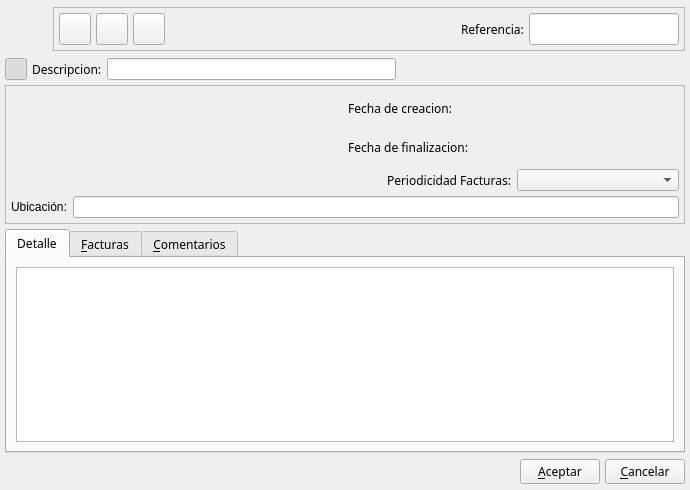
<ui version="4.0" >
 <author>Tomeu Borras</author>
 <class>ContratoBase</class>
 <widget class="QWidget" name="ContratoBase" >
  <property name="geometry" >
   <rect>
    <x>0</x>
    <y>0</y>
    <width>690</width>
    <height>490</height>
   </rect>
  </property>
  <property name="windowTitle" >
   <string>Nuevo Contrato</string>
  </property>
  <property name="windowIcon" >
   <iconset resource="../../../bulmages.qrc" >
    <normaloff>:/Bulmafact48x48/images/png/48x48/i_bulmages_documentos.48x48.png</normaloff>:/Bulmafact48x48/images/png/48x48/i_bulmages_documentos.48x48.png</iconset>
  </property>
  <layout class="QVBoxLayout" >
   <property name="spacing" >
    <number>5</number>
   </property>
   <property name="margin" >
    <number>5</number>
   </property>
   <item>
    <layout class="QHBoxLayout" >
     <property name="spacing" >
      <number>0</number>
     </property>
     <property name="margin" >
      <number>0</number>
     </property>
     <item>
      <widget class="QLabel" name="pixmapLabel1" >
       <property name="sizePolicy" >
        <sizepolicy vsizetype="Fixed" hsizetype="Fixed" >
         <horstretch>0</horstretch>
         <verstretch>0</verstretch>
        </sizepolicy>
       </property>
       <property name="minimumSize" >
        <size>
         <width>48</width>
         <height>48</height>
        </size>
       </property>
       <property name="maximumSize" >
        <size>
         <width>48</width>
         <height>48</height>
        </size>
       </property>
       <property name="pixmap" >
        <pixmap resource="../../../bulmages.qrc" >:/Bulmafact48x48/images/png/48x48/i_bulmages_documentos.48x48.png</pixmap>
       </property>
       <property name="scaledContents" >
        <bool>true</bool>
       </property>
      </widget>
     </item>
     <item>
      <widget class="QFrame" name="frame_2" >
       <property name="sizePolicy" >
        <sizepolicy vsizetype="Fixed" hsizetype="Expanding" >
         <horstretch>0</horstretch>
         <verstretch>0</verstretch>
        </sizepolicy>
       </property>
       <property name="frameShape" >
        <enum>QFrame::StyledPanel</enum>
       </property>
       <property name="frameShadow" >
        <enum>QFrame::Raised</enum>
       </property>
       <layout class="QHBoxLayout" >
        <property name="spacing" >
         <number>5</number>
        </property>
        <property name="margin" >
         <number>5</number>
        </property>
        <item>
         <widget class="QToolButton" name="mui_guardar" >
          <property name="minimumSize" >
           <size>
            <width>32</width>
            <height>32</height>
           </size>
          </property>
          <property name="maximumSize" >
           <size>
            <width>32</width>
            <height>32</height>
           </size>
          </property>
          <property name="toolTip" >
           <string>Guardar Contrato</string>
          </property>
          <property name="whatsThis" >
           <string>Guardar Contrato</string>
          </property>
          <property name="text" >
           <string/>
          </property>
          <property name="icon" >
           <iconset resource="../../../bulmages.qrc" >
            <normaloff>:/Images/edit-save.svg</normaloff>:/Images/edit-save.svg</iconset>
          </property>
          <property name="iconSize" >
           <size>
            <width>32</width>
            <height>32</height>
           </size>
          </property>
         </widget>
        </item>
        <item>
         <widget class="QToolButton" name="mui_borrar" >
          <property name="minimumSize" >
           <size>
            <width>32</width>
            <height>32</height>
           </size>
          </property>
          <property name="maximumSize" >
           <size>
            <width>32</width>
            <height>32</height>
           </size>
          </property>
          <property name="toolTip" >
           <string>Borrar Contrato</string>
          </property>
          <property name="whatsThis" >
           <string>Borrar Contrato</string>
          </property>
          <property name="text" >
           <string/>
          </property>
          <property name="icon" >
           <iconset>
            <normaloff>:Images/edit-delete.svg</normaloff>:Images/edit-delete.svg</iconset>
          </property>
          <property name="iconSize" >
           <size>
            <width>32</width>
            <height>32</height>
           </size>
          </property>
         </widget>
        </item>
        <item>
         <widget class="QToolButton" name="mui_facturar" >
          <property name="minimumSize" >
           <size>
            <width>32</width>
            <height>32</height>
           </size>
          </property>
          <property name="maximumSize" >
           <size>
            <width>32</width>
            <height>32</height>
           </size>
          </property>
          <property name="toolTip" >
           <string>Facturar Periodos Pendientes</string>
          </property>
          <property name="whatsThis" >
           <string>Facturar Periodos Pendientes</string>
          </property>
          <property name="text" >
           <string/>
          </property>
          <property name="icon" >
           <iconset>
            <normaloff>:/Bulmafact32x32/images/png/32x32/i_bulmages_ventas_facturas_automaticas.32x32.png</normaloff>:/Bulmafact32x32/images/png/32x32/i_bulmages_ventas_facturas_automaticas.32x32.png</iconset>
          </property>
          <property name="iconSize" >
           <size>
            <width>32</width>
            <height>32</height>
           </size>
          </property>
         </widget>
        </item>
        <item>
         <spacer>
          <property name="orientation" >
           <enum>Qt::Horizontal</enum>
          </property>
          <property name="sizeType" >
           <enum>QSizePolicy::Preferred</enum>
          </property>
          <property name="sizeHint" stdset="0" >
           <size>
            <width>16</width>
            <height>26</height>
           </size>
          </property>
         </spacer>
        </item>
        <item>
         <widget class="QFrame" name="mui_plugbotones" >
          <property name="sizePolicy" >
           <sizepolicy vsizetype="Expanding" hsizetype="Minimum" >
            <horstretch>0</horstretch>
            <verstretch>0</verstretch>
           </sizepolicy>
          </property>
          <property name="frameShape" >
           <enum>QFrame::NoFrame</enum>
          </property>
          <property name="frameShadow" >
           <enum>QFrame::Plain</enum>
          </property>
          <property name="lineWidth" >
           <number>0</number>
          </property>
         </widget>
        </item>
        <item>
         <spacer>
          <property name="orientation" >
           <enum>Qt::Horizontal</enum>
          </property>
          <property name="sizeType" >
           <enum>QSizePolicy::Expanding</enum>
          </property>
          <property name="sizeHint" stdset="0" >
           <size>
            <width>81</width>
            <height>32</height>
           </size>
          </property>
         </spacer>
        </item>
        <item>
         <widget class="QLabel" name="label5" >
          <property name="sizePolicy" >
           <sizepolicy vsizetype="Preferred" hsizetype="Minimum" >
            <horstretch>0</horstretch>
            <verstretch>0</verstretch>
           </sizepolicy>
          </property>
          <property name="font" >
           <font>
            <family>Sans Serif</family>
            <pointsize>9</pointsize>
            <weight>50</weight>
            <italic>false</italic>
            <bold>false</bold>
            <underline>false</underline>
            <strikeout>false</strikeout>
           </font>
          </property>
          <property name="text" >
           <string>Referencia:</string>
          </property>
          <property name="buddy" >
           <cstring>mui_refcontrato</cstring>
          </property>
         </widget>
        </item>
        <item>
         <widget class="BusquedaReferencia" name="mui_refcontrato" >
          <property name="sizePolicy" >
           <sizepolicy vsizetype="Ignored" hsizetype="Preferred" >
            <horstretch>0</horstretch>
            <verstretch>0</verstretch>
           </sizepolicy>
          </property>
          <property name="minimumSize" >
           <size>
            <width>150</width>
            <height>0</height>
           </size>
          </property>
         </widget>
        </item>
       </layout>
      </widget>
     </item>
    </layout>
   </item>
   <item>
    <layout class="QHBoxLayout" >
     <property name="spacing" >
      <number>5</number>
     </property>
     <property name="margin" >
      <number>0</number>
     </property>
     <item>
      <widget class="QToolButton" name="mui_detalles" >
       <property name="minimumSize" >
        <size>
         <width>22</width>
         <height>22</height>
        </size>
       </property>
       <property name="maximumSize" >
        <size>
         <width>22</width>
         <height>22</height>
        </size>
       </property>
       <property name="toolTip" >
        <string>Mostrar/ocultar cabecera</string>
       </property>
       <property name="whatsThis" >
        <string>Mostrar/ocultar cabecera</string>
       </property>
       <property name="text" >
        <string/>
       </property>
       <property name="icon" >
        <iconset resource="../../../bulmages.qrc" >
         <normaloff>:/Images/document-open.svg</normaloff>:/Images/document-open.svg</iconset>
       </property>
       <property name="iconSize" >
        <size>
         <width>32</width>
         <height>32</height>
        </size>
       </property>
       <property name="checkable" >
        <bool>true</bool>
       </property>
       <property name="checked" >
        <bool>true</bool>
       </property>
      </widget>
     </item>
     <item>
      <widget class="QLabel" name="label7" >
       <property name="font" >
        <font>
         <family>Sans Serif</family>
         <pointsize>9</pointsize>
         <weight>50</weight>
         <italic>false</italic>
         <bold>false</bold>
         <underline>false</underline>
         <strikeout>false</strikeout>
        </font>
       </property>
       <property name="text" >
        <string>Descripcion:</string>
       </property>
       <property name="buddy" >
        <cstring>mui_nomcontrato</cstring>
       </property>
      </widget>
     </item>
     <item>
      <widget class="QLineEdit" name="mui_nomcontrato" >
       <property name="sizePolicy" >
        <sizepolicy vsizetype="Fixed" hsizetype="Expanding" >
         <horstretch>0</horstretch>
         <verstretch>0</verstretch>
        </sizepolicy>
       </property>
       <property name="minimumSize" >
        <size>
         <width>0</width>
         <height>0</height>
        </size>
       </property>
       <property name="baseSize" >
        <size>
         <width>0</width>
         <height>0</height>
        </size>
       </property>
      </widget>
     </item>
     <item>
      <spacer>
       <property name="orientation" >
        <enum>Qt::Horizontal</enum>
       </property>
       <property name="sizeType" >
        <enum>QSizePolicy::MinimumExpanding</enum>
       </property>
       <property name="sizeHint" stdset="0" >
        <size>
         <width>50</width>
         <height>21</height>
        </size>
       </property>
      </spacer>
     </item>
    </layout>
   </item>
   <item>
    <widget class="QFrame" name="frame" >
     <property name="frameShape" >
      <enum>QFrame::StyledPanel</enum>
     </property>
     <property name="frameShadow" >
      <enum>QFrame::Raised</enum>
     </property>
     <layout class="QGridLayout" >
      <property name="margin" >
       <number>5</number>
      </property>
      <property name="spacing" >
       <number>5</number>
      </property>
      <item rowspan="3" row="0" column="0" >
       <widget class="Busqueda" native="1" name="mui_idcliente" >
        <property name="sizePolicy" >
         <sizepolicy vsizetype="Ignored" hsizetype="Expanding" >
          <horstretch>0</horstretch>
          <verstretch>0</verstretch>
         </sizepolicy>
        </property>
        <property name="minimumSize" >
         <size>
          <width>250</width>
          <height>100</height>
         </size>
        </property>
       </widget>
      </item>
      <item row="2" column="1" >
       <layout class="QHBoxLayout" >
        <property name="spacing" >
         <number>6</number>
        </property>
        <property name="margin" >
         <number>0</number>
        </property>
        <item>
         <widget class="QLabel" name="label8_3" >
          <property name="font" >
           <font>
            <family>Sans Serif</family>
            <pointsize>9</pointsize>
            <weight>50</weight>
            <italic>false</italic>
            <bold>false</bold>
            <underline>false</underline>
            <strikeout>false</strikeout>
           </font>
          </property>
          <property name="text" >
           <string>Periodicidad Facturas:</string>
          </property>
          <property name="alignment" >
           <set>Qt::AlignRight|Qt::AlignTrailing|Qt::AlignVCenter</set>
          </property>
          <property name="buddy" >
           <cstring>mui_periodicidadcontrato</cstring>
          </property>
         </widget>
        </item>
        <item>
         <widget class="BusquedaPeriodo" name="mui_periodicidadcontrato" />
        </item>
       </layout>
      </item>
      <item row="3" column="0" colspan="2" >
       <layout class="QHBoxLayout" >
        <property name="spacing" >
         <number>6</number>
        </property>
        <property name="margin" >
         <number>0</number>
        </property>
        <item>
         <widget class="QLabel" name="label" >
          <property name="text" >
           <string>Ubicación:</string>
          </property>
          <property name="buddy" >
           <cstring>mui_loccontrato</cstring>
          </property>
         </widget>
        </item>
        <item>
         <widget class="QLineEdit" name="mui_loccontrato" />
        </item>
       </layout>
      </item>
      <item row="1" column="1" >
       <layout class="QHBoxLayout" >
        <property name="spacing" >
         <number>6</number>
        </property>
        <property name="margin" >
         <number>0</number>
        </property>
        <item>
         <widget class="QLabel" name="label8_2" >
          <property name="font" >
           <font>
            <family>Sans Serif</family>
            <pointsize>9</pointsize>
            <weight>50</weight>
            <italic>false</italic>
            <bold>false</bold>
            <underline>false</underline>
            <strikeout>false</strikeout>
           </font>
          </property>
          <property name="text" >
           <string>Fecha de finalizacion:</string>
          </property>
          <property name="alignment" >
           <set>Qt::AlignRight|Qt::AlignTrailing|Qt::AlignVCenter</set>
          </property>
         </widget>
        </item>
        <item>
         <widget class="BusquedaFecha" native="1" name="mui_ffincontrato" >
          <property name="sizePolicy" >
           <sizepolicy vsizetype="Ignored" hsizetype="Expanding" >
            <horstretch>0</horstretch>
            <verstretch>0</verstretch>
           </sizepolicy>
          </property>
          <property name="minimumSize" >
           <size>
            <width>100</width>
            <height>0</height>
           </size>
          </property>
         </widget>
        </item>
       </layout>
      </item>
      <item row="0" column="1" >
       <layout class="QHBoxLayout" >
        <property name="spacing" >
         <number>6</number>
        </property>
        <property name="margin" >
         <number>0</number>
        </property>
        <item>
         <widget class="QLabel" name="label8" >
          <property name="font" >
           <font>
            <family>Sans Serif</family>
            <pointsize>9</pointsize>
            <weight>50</weight>
            <italic>false</italic>
            <bold>false</bold>
            <underline>false</underline>
            <strikeout>false</strikeout>
           </font>
          </property>
          <property name="text" >
           <string>Fecha de creacion:</string>
          </property>
          <property name="alignment" >
           <set>Qt::AlignRight|Qt::AlignTrailing|Qt::AlignVCenter</set>
          </property>
         </widget>
        </item>
        <item>
         <widget class="BusquedaFecha" native="1" name="mui_fincontrato" >
          <property name="sizePolicy" >
           <sizepolicy vsizetype="Ignored" hsizetype="Expanding" >
            <horstretch>0</horstretch>
            <verstretch>0</verstretch>
           </sizepolicy>
          </property>
          <property name="minimumSize" >
           <size>
            <width>100</width>
            <height>0</height>
           </size>
          </property>
         </widget>
        </item>
       </layout>
      </item>
     </layout>
    </widget>
   </item>
   <item>
    <widget class="QTabWidget" name="Detalle" >
     <property name="enabled" >
      <bool>true</bool>
     </property>
     <property name="font" >
      <font>
       <family>Sans Serif</family>
       <pointsize>9</pointsize>
       <weight>50</weight>
       <italic>false</italic>
       <bold>false</bold>
       <underline>false</underline>
       <strikeout>false</strikeout>
      </font>
     </property>
     <property name="currentIndex" >
      <number>0</number>
     </property>
     <widget class="QWidget" name="tab" >
      <property name="geometry" >
       <rect>
        <x>0</x>
        <y>0</y>
        <width>676</width>
        <height>179</height>
       </rect>
      </property>
      <attribute name="title" >
       <string>Detalle</string>
      </attribute>
      <layout class="QGridLayout" >
       <property name="margin" >
        <number>9</number>
       </property>
       <property name="spacing" >
        <number>6</number>
       </property>
       <item row="0" column="0" >
        <widget class="ListLinContratoView" name="mui_lineas" />
       </item>
      </layout>
     </widget>
     <widget class="QWidget" name="tab1" >
      <property name="geometry" >
       <rect>
        <x>0</x>
        <y>0</y>
        <width>640</width>
        <height>409</height>
       </rect>
      </property>
      <attribute name="title" >
       <string>&amp;Facturas</string>
      </attribute>
      <layout class="QVBoxLayout" >
       <property name="spacing" >
        <number>6</number>
       </property>
       <property name="margin" >
        <number>9</number>
       </property>
       <item>
        <widget class="FacturasContratoListSubForm" native="1" name="subform2" >
         <property name="sizePolicy" >
          <sizepolicy vsizetype="Ignored" hsizetype="Ignored" >
           <horstretch>0</horstretch>
           <verstretch>0</verstretch>
          </sizepolicy>
         </property>
        </widget>
       </item>
      </layout>
     </widget>
     <widget class="QWidget" name="tab3" >
      <property name="geometry" >
       <rect>
        <x>0</x>
        <y>0</y>
        <width>640</width>
        <height>409</height>
       </rect>
      </property>
      <attribute name="title" >
       <string>&amp;Comentarios</string>
      </attribute>
      <layout class="QHBoxLayout" >
       <property name="spacing" >
        <number>6</number>
       </property>
       <property name="margin" >
        <number>9</number>
       </property>
       <item>
        <widget class="QTextEdit" name="mui_descontrato" />
       </item>
      </layout>
     </widget>
    </widget>
   </item>
   <item>
    <layout class="QHBoxLayout" >
     <property name="spacing" >
      <number>5</number>
     </property>
     <property name="margin" >
      <number>0</number>
     </property>
     <item>
      <spacer>
       <property name="orientation" >
        <enum>Qt::Horizontal</enum>
       </property>
       <property name="sizeHint" stdset="0" >
        <size>
         <width>436</width>
         <height>27</height>
        </size>
       </property>
      </spacer>
     </item>
     <item>
      <widget class="QPushButton" name="mui_aceptar" >
       <property name="font" >
        <font>
         <family>Sans Serif</family>
         <pointsize>9</pointsize>
         <weight>50</weight>
         <italic>false</italic>
         <bold>false</bold>
         <underline>false</underline>
         <strikeout>false</strikeout>
        </font>
       </property>
       <property name="text" >
        <string>&amp;Aceptar</string>
       </property>
      </widget>
     </item>
     <item>
      <widget class="QPushButton" name="mui_cancelar" >
       <property name="font" >
        <font>
         <family>Sans Serif</family>
         <pointsize>9</pointsize>
         <weight>50</weight>
         <italic>false</italic>
         <bold>false</bold>
         <underline>false</underline>
         <strikeout>false</strikeout>
        </font>
       </property>
       <property name="text" >
        <string>&amp;Cancelar</string>
       </property>
      </widget>
     </item>
    </layout>
   </item>
  </layout>
 </widget>
 <layoutdefault spacing="2" margin="2" />
 <customwidgets>
  <customwidget>
   <class>BusquedaFecha</class>
   <extends>QWidget</extends>
   <header>../../../bulmalib/src/busquedafecha.h</header>
  </customwidget>
  <customwidget>
   <class>BusquedaReferencia</class>
   <extends>QLineEdit</extends>
   <header>busquedareferencia.h</header>
  </customwidget>
  <customwidget>
   <class>FacturasContratoListSubForm</class>
   <extends>QWidget</extends>
   <header>contratoview.h</header>
  </customwidget>
  <customwidget>
   <class>ListLinContratoView</class>
   <extends>QTableWidget</extends>
   <header>listlincontratoview.h</header>
  </customwidget>
  <customwidget>
   <class>BusquedaPeriodo</class>
   <extends>QComboBox</extends>
   <header>busquedaperiodo.h</header>
  </customwidget>
  <customwidget>
   <class>Busqueda</class>
   <extends>QWidget</extends>
   <header>busqueda.h</header>
   <container>1</container>
  </customwidget>
 </customwidgets>
 <resources>
  <include location="../../../bulmages.qrc" />
 </resources>
 <connections>
  <connection>
   <sender>mui_detalles</sender>
   <signal>toggled(bool)</signal>
   <receiver>frame</receiver>
   <slot>setShown(bool)</slot>
   <hints>
    <hint type="sourcelabel" >
     <x>27</x>
     <y>83</y>
    </hint>
    <hint type="destinationlabel" >
     <x>85</x>
     <y>99</y>
    </hint>
   </hints>
  </connection>
 </connections>
</ui>
